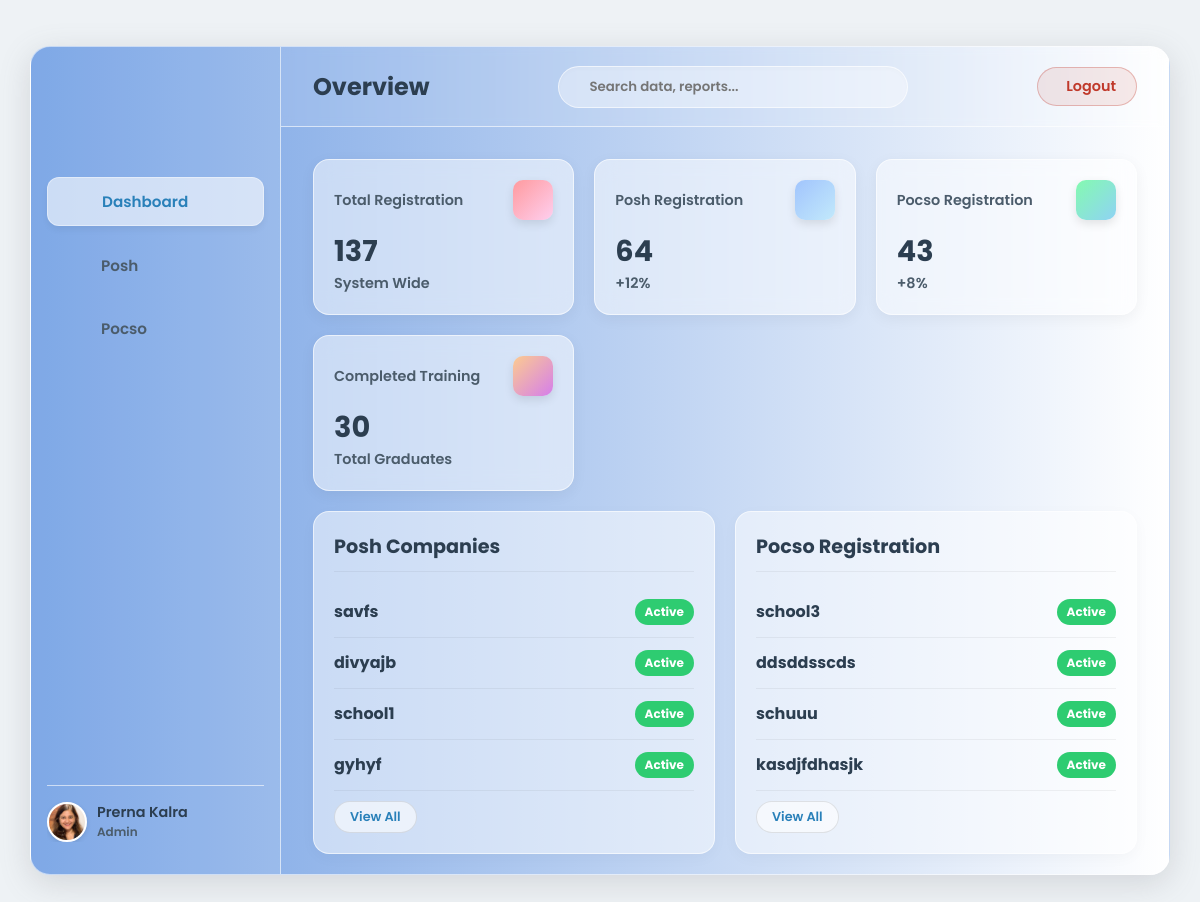
Before: /superuser/dashboard/ (signed in) with the older database file.
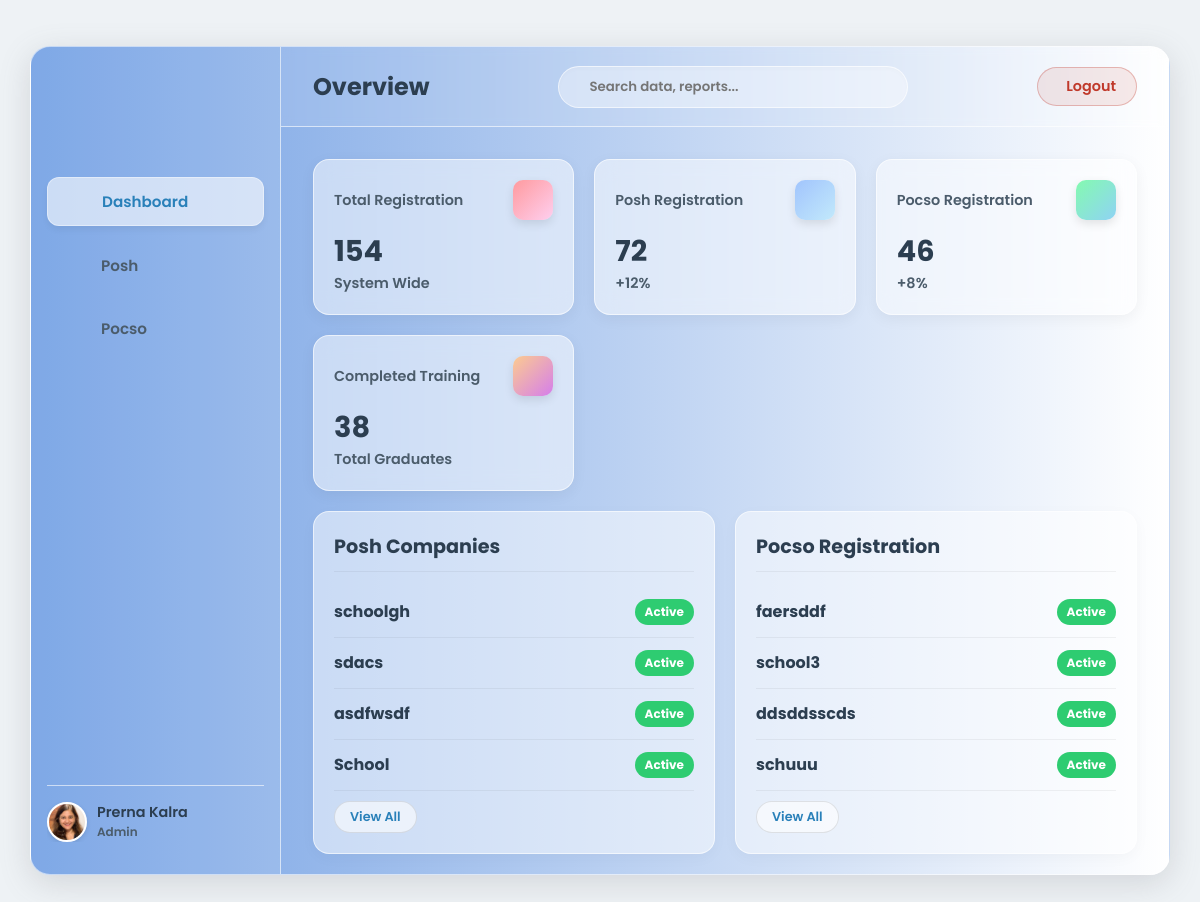
After: the same page with the newer database file.
### home/models.py (models this page shows, shortened)
class Organization(models.Model):
    ORG_TYPE_CHOICES = (
        ("CORPORATE", "Corporate"),
        ("SCHOOL", "School"),
    )
    name = models.CharField(max_length=255)
    owner = models.ForeignKey(
        User, on_delete=models.CASCADE, related_name="owned_organizations"
    )
    organization_type = models.CharField(max_length=20, choices=ORG_TYPE_CHOICES, default="CORPORATE")
    max_users = models.IntegerField(default=10)
    created_at = models.DateTimeField(auto_now_add=True)
    default_password = models.CharField(max_length=50, blank=True, null=True)

### home/views.py (the view)
# urls.py: path("superuser/dashboard/", views.superuser_dashboard, name="superuser_dashboard"),
@login_required
@user_passes_test(lambda u: u.is_superuser)
def superuser_dashboard(request):
    from django.db.models import Count, Q, Max
    from django.db.models.functions import TruncMonth
    from django.utils import timezone
    import datetime
    def get_monthly_counts(queryset):
        today = timezone.now().date()
        six_months_ago = today - datetime.timedelta(days=180)
        monthly_data = (
            queryset.filter(created_at__gte=six_months_ago)
            .annotate(month=TruncMonth("created_at"))
            .values("month")
            .annotate(count=Count("id"))
            .order_by("month")
        )
        months_map = {}
        labels = []
        current = six_months_ago.replace(day=1)
        for i in range(6):
            next_month = (current.replace(day=28) + datetime.timedelta(days=4)).replace(
                day=1
            )
            label = current.strftime("%b")
            labels.append(label)
            months_map[current.strftime("%Y-%m")] = 0
            current = next_month
        for entry in monthly_data:
            month_str = entry["month"].strftime("%Y-%m")
            if month_str in months_map:
                months_map[month_str] = entry["count"]
        data_points = list(months_map.values())
        return labels, data_points
    def generate_svg_points(data_points):
        if not data_points:
            return ""
        max_val = max(data_points) if max(data_points) > 0 else 1
        points = []
        step_x = 100 / (len(data_points) - 1) if len(data_points) > 1 else 100
        for i, val in enumerate(data_points):
            x = i * step_x
            y = 50 - ((val / max_val) * 45)
            points.append(f"{x},{y}")
        return " ".join(points)
    all_users_count = User.objects.count()
    all_orgs = Organization.objects.all()
    total_companies = all_orgs.filter(organization_type="CORPORATE").count()
    total_schools = all_orgs.filter(organization_type="SCHOOL").count()
    users_started_training = (
        ModuleProgress.objects.filter(is_completed=True)
        .values("user")
        .distinct()
        .count()
    )
    posh_subs = Subscription.objects.filter(
        plan__type__in=["POSH", "BOTH"], status="ACTIVE"
    )
    posh_individuals = posh_subs.filter(user__isnull=False).count()
    posh_orgs_subs = posh_subs.filter(organization__isnull=False)
    posh_companies = posh_orgs_subs.filter(
        organization__organization_type="CORPORATE"
    ).count()
    posh_schools = posh_orgs_subs.filter(
        organization__organization_type="SCHOOL"
    ).count()
    posh_total = posh_individuals + posh_companies + posh_schools
    pocso_subs = Subscription.objects.filter(
        plan__type__in=["POCSO", "BOTH"], status="ACTIVE"
    )
    pocso_individuals = pocso_subs.filter(user__isnull=False).count()
    pocso_orgs_subs = pocso_subs.filter(organization__isnull=False)
    pocso_companies = pocso_orgs_subs.filter(
        organization__organization_type="CORPORATE"
    ).count()
    pocso_schools = pocso_orgs_subs.filter(
        organization__organization_type="SCHOOL"
    ).count()
    pocso_total = pocso_individuals + pocso_companies + pocso_schools
    recent_posh_orgs = (
        Organization.objects.filter(
            subscriptions__plan__type__in=["POSH", "BOTH"],
            subscriptions__status="ACTIVE",
        )
        .distinct()
        .order_by("-created_at")[:10]
    )
    recent_pocso_orgs = (
        Organization.objects.filter(
            subscriptions__plan__type__in=["POCSO", "BOTH"],
            subscriptions__status="ACTIVE",
        )
        .distinct()
        .order_by("-created_at")[:10]
    )
    posh_growth = 12
    pocso_growth = 8
    total_posh_modules = TrainingModule.objects.filter(module_type="POSH").count()
    total_pocso_modules = TrainingModule.objects.filter(module_type="POCSO").count()
    if total_posh_modules > 0:
        posh_completers = (
            User.objects.annotate(
                completed_count=Count(
                    "module_progress",
                    filter=Q(
                        module_progress__is_completed=True,
                        module_progress__module__module_type="POSH",
                    ),
                ),
                latest_completion=Max(
                    "module_progress__timestamp",
                    filter=Q(
                        module_progress__is_completed=True,
                        module_progress__module__module_type="POSH",
                    ),
                ),
            )
            .filter(completed_count=total_posh_modules)
            .order_by("-latest_completion")[:10]
        )
    else:
        posh_completers = []
    if total_pocso_modules > 0:
        pocso_completers = (
            User.objects.annotate(
                completed_count=Count(
                    "module_progress",
                    filter=Q(
                        module_progress__is_completed=True,
                        module_progress__module__module_type="POCSO",
                    ),
                ),
                latest_completion=Max(
                    "module_progress__timestamp",
                    filter=Q(
                        module_progress__is_completed=True,
                        module_progress__module__module_type="POCSO",
                    ),
                ),
            )
            .filter(completed_count=total_pocso_modules)
            .order_by("-latest_completion")[:10]
        )
    else:
        pocso_completers = []
    posh_orgs_qs = Organization.objects.filter(
        organization_type="CORPORATE",
        subscriptions__plan__type__in=["POSH", "BOTH"],
        subscriptions__status="ACTIVE",
    ).distinct()
    posh_labels, posh_data = get_monthly_counts(posh_orgs_qs)
    posh_svg_points = generate_svg_points(posh_data)
    posh_svg_area = f"0,50 {posh_svg_points} 100,50"
    posh_complete_percent = 75
    if posh_total > 0:
        posh_complete_percent = int(
            (users_started_training / (posh_total if posh_total > 0 else 1)) * 100
        )
        posh_complete_percent = min(posh_complete_percent, 100)
    pocso_orgs_qs = Organization.objects.filter(
        organization_type="SCHOOL",
        subscriptions__plan__type__in=["POCSO", "BOTH"],
        subscriptions__status="ACTIVE",
    ).distinct()
    pocso_labels, pocso_data = get_monthly_counts(pocso_orgs_qs)
    pocso_svg_points = generate_svg_points(pocso_data)
    pocso_svg_area = f"0,50 {pocso_svg_points} 100,50"
    pocso_complete_percent = 60
    if pocso_total > 0:
        pocso_complete_percent = int(
            (users_started_training / (pocso_total if pocso_total > 0 else 1)) * 100
        )
        pocso_complete_percent = min(pocso_complete_percent, 100)
    context = {
        "total_users": all_users_count,
        "total_companies": total_companies,
        "total_schools": total_schools,
        "training_completed_count": users_started_training,
        "posh_counts": {
            "total": posh_total,
            "individuals": posh_individuals,
            "companies": posh_companies,
            "schools": posh_schools,
            "growth": posh_growth,
            "chart_labels": posh_labels,
            "chart_points": posh_svg_points,
            "chart_area": posh_svg_area,
            "complete_percent": posh_complete_percent,
            "pending_percent": 100 - posh_complete_percent,
            "completers": posh_completers,
        },
        "pocso_counts": {
            "total": pocso_total,
            "individuals": pocso_individuals,
            "companies": pocso_companies,
            "schools": pocso_schools,
            "growth": pocso_growth,
            "chart_labels": pocso_labels,
            "chart_points": pocso_svg_points,
            "chart_area": pocso_svg_area,
            "complete_percent": pocso_complete_percent,
            "pending_percent": 100 - pocso_complete_percent,
            "completers": pocso_completers,
        },
        "recent_posh_orgs": recent_posh_orgs,
        "recent_pocso_orgs": recent_pocso_orgs,
    }
    return render(request, "superuser_dashboard.html", context)

### templates/superuser_dashboard.html (shortened to what the changed rows need)
{% load static %}
<!DOCTYPE html>
<html lang="en">
<head>
    <link href="https://cdn.jsdelivr.net/npm/remixicon@3.5.0/fonts/remixicon.css" rel="stylesheet">
</head>
<body>
    <div class="dashboard-container" id="dashboard">
        <main class="main-content">
            <nav class="navbar">
                <div class="navbar-left">
                    <h2 id="page-title" style="color: var(--text-color); font-weight: 700;">Overview</h2>
                </div>
            </nav>
            <div class="content-area">
                <div id="view-dashboard" class="view-section active-view">
                    <section class="stats-grid">
                        <div class="card"><div class="card-top"><p>Total Registration</p><div class="card-icon icon-1"></div></div><h3>{{ total_users }}</h3><p>System Wide</p></div>
                        <div class="card"><div class="card-top"><p>Posh Registration</p><div class="card-icon icon-2"></div></div><h3>{{ posh_counts.total }}</h3><p>+{{ posh_counts.growth }}%</p></div>
                        <div class="card"><div class="card-top"><p>Pocso Registration</p><div class="card-icon icon-3"></div></div><h3>{{ pocso_counts.total }}</h3><p>+{{ pocso_counts.growth }}%</p></div>
                        <div class="card"><div class="card-top"><p>Completed Training</p><div class="card-icon icon-4"></div></div><h3>{{ training_completed_count }}</h3><p>Total Graduates</p></div>
                    </section>
                    <section class="content-grid">
                        <div class="panel">
                            <h2>Posh Companies</h2>
                            <div class="list-container limited">
                                {% for org in recent_posh_orgs %}
                                <div class="list-item">
                                    <span class="company-name-wrap">{{ org.name }}</span>
                                    <span class="status completed">Active</span>
                                </div>
                                {% empty %}<p>No data</p>{% endfor %}
                            </div>
                        </div>
                        <div class="panel">
                            <h2>Pocso Registration</h2>
                            <div class="list-container limited">
                                {% for org in recent_pocso_orgs %}
                                <div class="list-item">
                                    <span class="company-name-wrap">{{ org.name }}</span>
                                    <span class="status completed">Active</span>
                                </div>
                                {% empty %}<p>No data</p>{% endfor %}
                            </div>
                        </div>
                    </section>
                </div>
            </div>
        </main>
    </div>
</body>
</html>

Changed rows visible on the page:
no longer on this page (row edited): Organization: name "savfs", shown under "Posh Companies"
no longer on this page (row edited): Organization: name "divyajb", shown under "Posh Companies"
no longer on this page (row edited): Organization: name "school1", shown under "Posh Companies"
no longer on this page (row edited): Organization: name "gyhyf", shown under "Posh Companies"
no longer on this page (row edited): Organization: name "kasdjfdhasjk", shown under "Pocso Registration"
added Organization: name "schoolgh", shown under "Posh Companies"
added Organization: name "sdacs", shown under "Posh Companies"
added Organization: name "asdfwsdf", shown under "Posh Companies"
added Organization: name "School", shown under "Posh Companies"
added Organization: name "faersddf", shown under "Pocso Registration"
Other visible differences:
{{ total_users }}: "137" → "154"
{{ posh_counts.total }}: "64" → "72"
{{ pocso_counts.total }}: "43" → "46"
{{ training_completed_count }}: "30" → "38"
